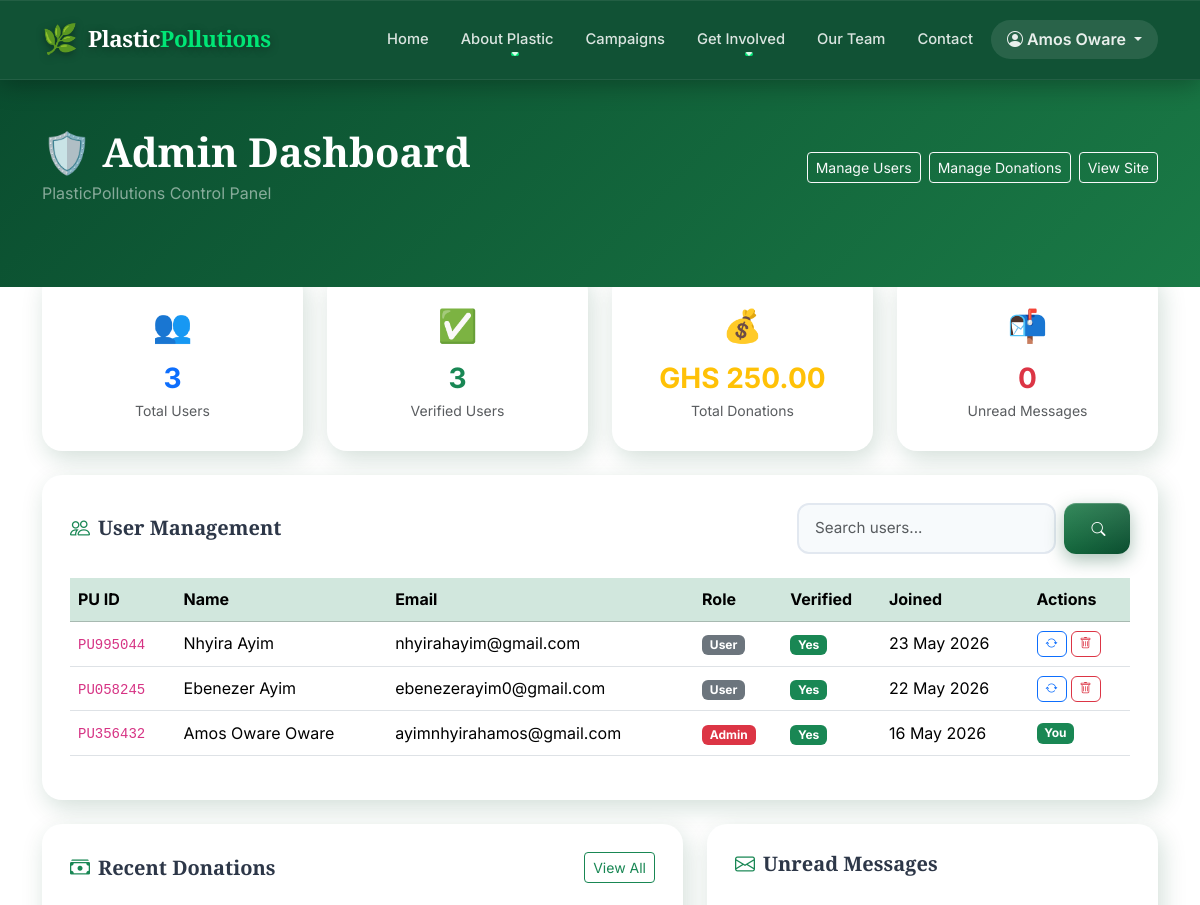
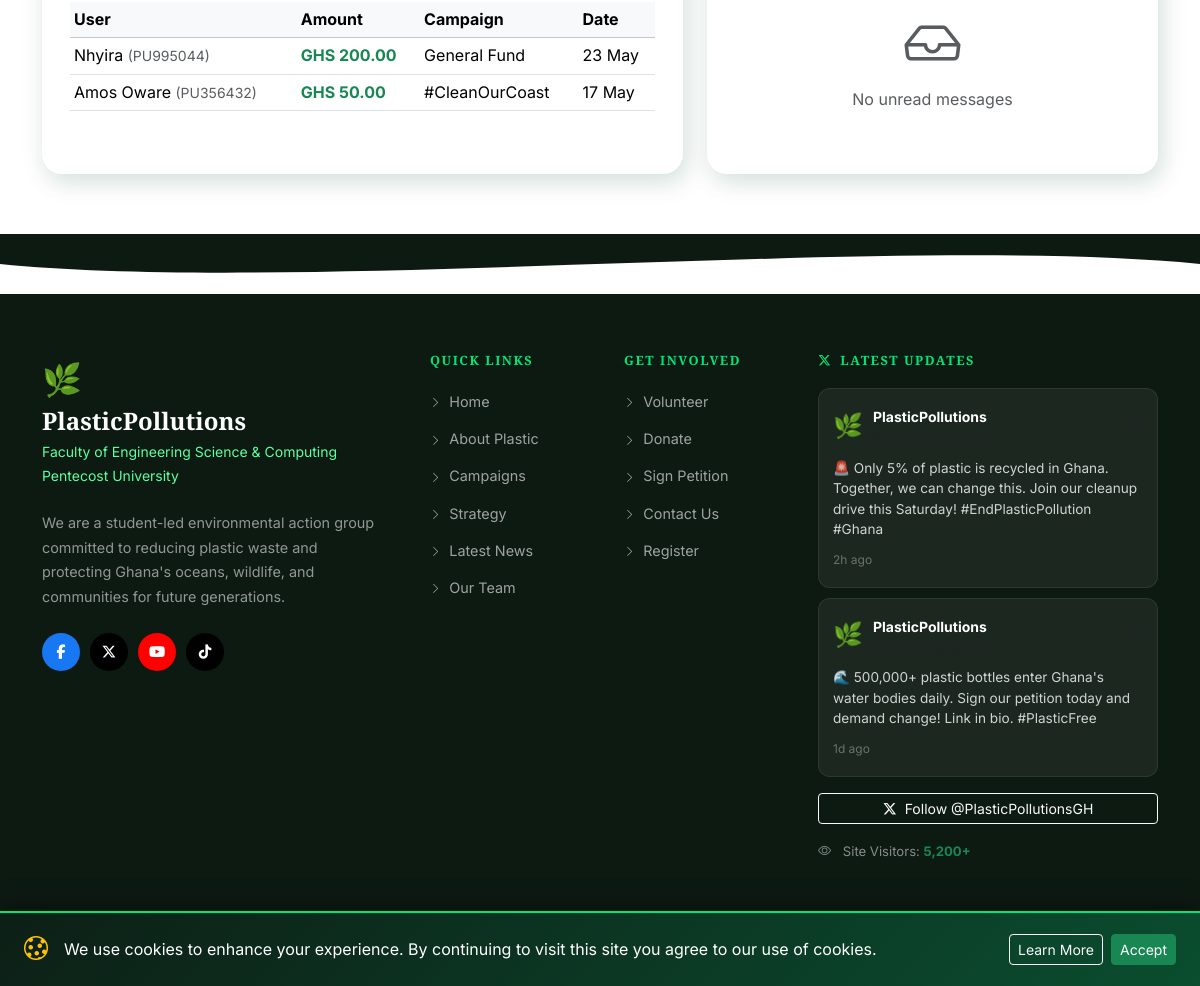
The app's page /admin/index.php (signed in) with its own data (2 pictures, top to bottom).
### tables this page shows
CREATE TABLE `users` (
  `id` int(11) NOT NULL,
  `pu_id` varchar(8) NOT NULL,
  `first_name` varchar(60) NOT NULL,
  `last_name` varchar(60) NOT NULL,
  `email` varchar(180) NOT NULL,
  `password_hash` varchar(255) NOT NULL,
  `role` enum('user','admin') DEFAULT 'user',
  `is_verified` tinyint(1) DEFAULT 0,
  `otp_code` varchar(6) DEFAULT NULL,
  `otp_expires` datetime DEFAULT NULL,
  `login_attempts` tinyint(4) DEFAULT 0,
  `locked_until` datetime DEFAULT NULL,
  `created_at` datetime DEFAULT current_timestamp(),
  `updated_at` datetime DEFAULT current_timestamp() ON UPDATE current_timestamp()
);

CREATE TABLE `donations` (
  `id` int(11) NOT NULL,
  `user_id` int(11) NOT NULL,
  `amount` decimal(10,2) NOT NULL,
  `currency` varchar(5) DEFAULT 'GHS',
  `campaign` varchar(150) DEFAULT 'General Fund',
  `message` text DEFAULT NULL,
  `reference` varchar(30) NOT NULL,
  `status` enum('pending','completed','failed') DEFAULT 'completed',
  `donated_at` datetime DEFAULT current_timestamp()
);

### admin/index.php (the view, shortened to what this page needs)
<?php
$db = getDB();
$search = trim(filter_input(INPUT_GET,'search',FILTER_SANITIZE_SPECIAL_CHARS) ?? '');
$page   = max(1,(int)($_GET['page']??1));
$perPage= 15; $offset = ($page-1)*$perPage;
$where  = $search ? "WHERE first_name LIKE ? OR last_name LIKE ? OR email LIKE ? OR pu_id LIKE ?" : "";
$params = $search ? ["%$search%","%$search%","%$search%","%$search%"] : [];
$users = $db->prepare("SELECT * FROM users $where ORDER BY created_at DESC LIMIT $perPage OFFSET $offset");
$users->execute($params); $users=$users->fetchAll();
$stats = [
    'users'    => $db->query("SELECT COUNT(*) FROM users")->fetchColumn(),
    'verified' => $db->query("SELECT COUNT(*) FROM users WHERE is_verified=1")->fetchColumn(),
    'donations'=> $db->query("SELECT COALESCE(SUM(amount),0) FROM donations")->fetchColumn(),
    'messages' => $db->query("SELECT COUNT(*) FROM contact_messages WHERE is_read=0")->fetchColumn(),
];
$recentDonations = $db->query("SELECT d.*,u.first_name,u.last_name,u.pu_id FROM donations d LEFT JOIN users u ON d.user_id=u.id ORDER BY d.donated_at DESC LIMIT 8")->fetchAll();
$messages = $db->query("SELECT * FROM contact_messages WHERE is_read=0 ORDER BY sent_at DESC LIMIT 5")->fetchAll();
require_once __DIR__ . '/../includes/header.php';
?>
<div class="dashboard-header">
  <div class="container">
    <div class="d-flex justify-content-between align-items-center flex-wrap gap-3">
      <div>
        <h1 class="text-white mb-1">🛡️ Admin Dashboard</h1>
        <p class="text-white-50 mb-0">PlasticPollutions Control Panel</p>
      </div>
      <div class="d-flex gap-2">
        <a href="<?= SITE_URL ?>/admin/manage_users.php" class="btn btn-outline-light btn-sm">Manage Users</a>
        <a href="<?= SITE_URL ?>/admin/manage_donations.php" class="btn btn-outline-light btn-sm">Manage Donations</a>
        <a href="<?= SITE_URL ?>/pages/home.php" class="btn btn-outline-light btn-sm">View Site</a>
      </div>
    </div>
  </div>
</div>
<div class="container" style="margin-top:-40px;padding-bottom:60px;">
  <div class="row g-4 mb-4">
    <?php foreach ([
      ['👥','Total Users',number_format($stats['users']),'primary'],
      ['✅','Verified Users',number_format($stats['verified']),'success'],
      ['💰','Total Donations','GHS '.number_format($stats['donations'],2),'warning'],
      ['📬','Unread Messages',number_format($stats['messages']),'danger'],
    ] as $s): ?>
    <div class="col-lg-3 col-md-6">
      <div class="dashboard-card text-center">
        <div style="font-size:2rem;margin-bottom:8px;"><?= $s[0] ?></div>
        <div class="h3 fw-bold text-<?= $s[3] ?> mb-1"><?= $s[2] ?></div>
        <div class="text-muted small"><?= $s[1] ?></div>
      </div>
    </div>
    <?php endforeach; ?>
  </div>
  <div class="row g-4">
    <div class="col-12">
      <div class="dashboard-card">
        <div class="d-flex justify-content-between align-items-center mb-4 flex-wrap gap-3">
          <h5 class="fw-bold mb-0"><i class="bi bi-people me-2 text-success"></i>User Management</h5>
          <form method="GET" class="d-flex gap-2">
            <input type="text" class="form-control form-control-sm form-control-3d" name="search"
                   value="<?= htmlspecialchars($search) ?>" placeholder="Search users...">
            <button type="submit" class="btn btn-green-3d btn-sm"><i class="bi bi-search"></i></button>
          </form>
        </div>
        <div class="table-responsive">
          <table class="table table-hover align-middle">
            <thead class="table-success">
              <tr>
                <th>PU ID</th><th>Name</th><th>Email</th>
                <th>Role</th><th>Verified</th><th>Joined</th><th>Actions</th>
              </tr>
            </thead>
            <tbody>
              <?php foreach ($users as $u): ?>
              <tr id="userRow<?= $u['id'] ?>">
                <td><code><?= $u['pu_id'] ?></code></td>
                <td><?= htmlspecialchars($u['first_name'].' '.$u['last_name']) ?></td>
                <td><?= htmlspecialchars($u['email']) ?></td>
                <td>
                  <span class="badge bg-<?= $u['role']==='admin'?'danger':'secondary' ?>" id="roleBadge<?= $u['id'] ?>">
                    <?= ucfirst($u['role']) ?>
                  </span>
                </td>
                <td><?= $u['is_verified']?'<span class="badge bg-success">Yes</span>':'<span class="badge bg-warning text-dark">No</span>' ?></td>
                <td><?= date('d M Y',strtotime($u['created_at'])) ?></td>
                <td>
                  <div class="d-flex gap-1 flex-wrap">
                    <?php if ($u['id'] !== (int)$_SESSION['user_id']): ?>
                    <button class="btn btn-outline-primary btn-xs"
                            onclick="toggleRole(<?= $u['id'] ?>)" title="Toggle admin role">
                      <i class="bi bi-arrow-repeat"></i>
                    </button>
                    <button class="btn btn-outline-danger btn-xs"
                            onclick="deleteUser(<?= $u['id'] ?>, '<?= htmlspecialchars($u['first_name']) ?>')"
                            title="Delete user">
                      <i class="bi bi-trash"></i>
                    </button>
                    <?php else: ?>
                    <span class="badge bg-success">You</span>
                    <?php endif; ?>
                  </div>
                </td>
              </tr>
              <?php endforeach; ?>
            </tbody>
          </table>
        </div>
      </div>
    </div>
    <div class="col-lg-7">
      <div class="dashboard-card h-100">
        <div class="d-flex justify-content-between align-items-center mb-4">
          <h5 class="fw-bold mb-0"><i class="bi bi-cash-stack me-2 text-success"></i>Recent Donations</h5>
          <a href="<?= SITE_URL ?>/admin/manage_donations.php" class="btn btn-sm btn-outline-success">View All</a>
        </div>
        <div class="table-responsive">
          <table class="table table-hover table-sm align-middle">
            <thead class="table-light">
              <tr><th>User</th><th>Amount</th><th>Campaign</th><th>Date</th></tr>
            </thead>
            <tbody>
              <?php foreach ($recentDonations as $d): ?>
              <tr>
                <td><?= htmlspecialchars($d['first_name']??'Guest') ?> <small class="text-muted">(<?= $d['pu_id']??'—' ?>)</small></td>
                <td class="fw-bold text-success">GHS <?= number_format($d['amount'],2) ?></td>
                <td><?= htmlspecialchars($d['campaign']) ?></td>
                <td><?= date('d M',strtotime($d['donated_at'])) ?></td>
              </tr>
              <?php endforeach; ?>
            </tbody>
          </table>
        </div>
      </div>
    </div>
    <div class="col-lg-5">
      <div class="dashboard-card h-100">
        <h5 class="fw-bold mb-4"><i class="bi bi-envelope me-2 text-success"></i>Unread Messages</h5>
        <?php if (empty($messages)): ?>
          <div class="text-center text-muted py-3"><i class="bi bi-inbox display-4"></i><p class="mt-2">No unread messages</p></div>
        <?php endif; ?>
      </div>
    </div>
  </div>
</div>
<?php require_once __DIR__ . '/../includes/footer.php'; ?>

### css/main.css (style rules this page uses)
:root { --pp-green: #0a4d2f; --pp-green-mid: #1a7a46; --pp-green-light: #1a8a52; --pp-green-pale: #e8f5ee; --pp-accent: #00e676; --pp-dark: #0d1f16; --pp-text: #2d3748; --pp-muted: #718096; --pp-bg-light: #f7fdf9; --shadow-sm: 0 2px 8px rgba(0,0,0,.10); --shadow-md: 0 8px 24px rgba(0,0,0,.15); --shadow-lg: 0 16px 48px rgba(0,0,0,.20); --shadow-3d: 0 20px 60px rgba(10,77,47,.25); --shadow-card: 4px 8px 24px rgba(10,77,47,.18), -2px -2px 8px rgba(255,255,255,.6); --shadow-hover: 8px 16px 40px rgba(10,77,47,.30), -4px -4px 12px rgba(255,255,255,.7); --radius-sm: 8px; --radius-md: 12px; --radius-lg: 20px; --radius-xl: 32px; --transition: all .3s cubic-bezier(.25,.8,.25,1); }
*, *::before, *::after { box-sizing: border-box; margin: 0; padding: 0; }
html { scroll-behavior: smooth; font-size: 16px; }
body { font-family: 'Inter', -apple-system, BlinkMacSystemFont, 'Segoe UI', sans-serif; color: var(--pp-text); background: #fff; line-height: 1.7; overflow-x: hidden; }
h1,h2,h3,h4,h5,h6 { font-family: 'Playfair Display', Georgia, serif; font-weight: 700; line-height: 1.2; }
a { color: var(--pp-green); text-decoration: none; transition: var(--transition); }
.btn-green-3d { background: linear-gradient(135deg, var(--pp-green-mid), var(--pp-green)); color: #fff !important; font-weight: 600; border: none; border-radius: var(--radius-md); padding: 12px 28px; box-shadow: 0 6px 18px rgba(10,77,47,.35), inset 0 1px 0 rgba(255,255,255,.2); transition: var(--transition); position: relative; overflow: hidden; }
.btn-green-3d::before { content: ''; position: absolute; inset: 0; background: linear-gradient(to bottom, rgba(255,255,255,.12), transparent); pointer-events: none; }
.form-control-3d { border: 2px solid #e2e8f0; border-radius: var(--radius-md); padding: 12px 16px; font-size: .95rem; transition: var(--transition); background: #f7fafc; }
.dashboard-header { background: linear-gradient(135deg, var(--pp-green), var(--pp-green-mid)); color: #fff; padding: 48px 0 80px; position: relative; }
.dashboard-card { background: #fff; border-radius: var(--radius-lg); box-shadow: var(--shadow-card); padding: 28px; transition: var(--transition); }

### admin/index.php (style rules this page uses)
.btn-xs { padding:3px 8px; font-size:.75rem; }

### records on screen
users: pu "PU995044", first_name+last_name "Nhyira Ayim", email "nhyirahayim@gmail.com", role "User", is_verified "Yes", created_at "23 May 2026"
users: pu "PU058245", first_name+last_name "Ebenezer Ayim", email "ebenezerayim0@gmail.com", role "User", is_verified "Yes", created_at "22 May 2026"
users: pu "PU356432", first_name+last_name "Amos Oware Oware", email "ayimnhyirahamos@gmail.com", role "Admin", is_verified "Yes", created_at "16 May 2026", shows "You"
donations: user.first_name "Nhyira", user.pu_id "PU995044", amount "200.00", campaign "General Fund", donated_at "23 May"
donations: user.first_name "Amos Oware", user.pu_id "PU356432", amount "50.00", campaign "#CleanOurCoast", donated_at "17 May"

### other values on screen
$userName "Amos Oware"
$s[0] "👥"
$s[2] "3"
$s[1] "Total Users"
$s[0] "✅"
$s[1] "Verified Users"
$s[0] "💰"
$s[2] "GHS 250.00"
$s[1] "Total Donations"
$s[0] "📬"
$s[2] "0"
$s[1] "Unread Messages"
